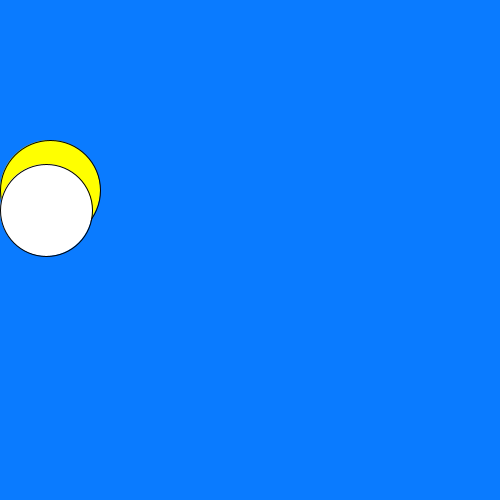
Frame 1 (no input)
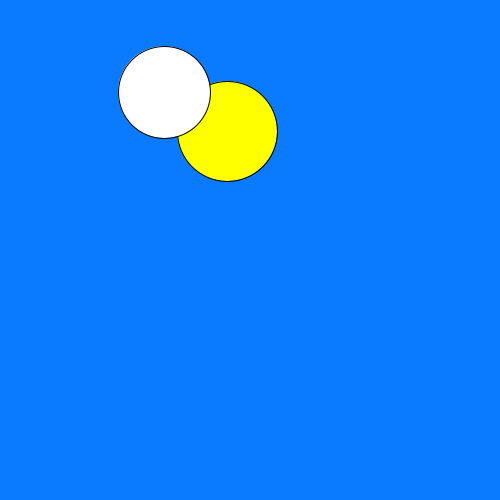
Frame 60 (the mouse pressed at the canvas centre just before this capture)
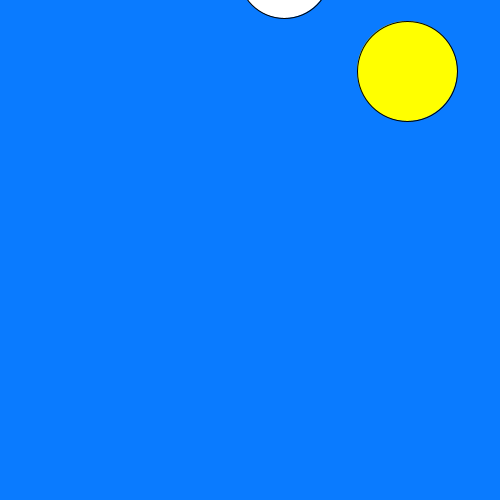
Frame 120 (the mouse held since frame 60 and released just before this capture)

The Processing sketch that drew these frames (run headless with seeded random() and noise(); from frame 60 on, the mouse is pressed at the canvas centre):

// Processing sketch: Eclipse
// ── Eclipse.pde
color green = color(255, 255, 0);
color white = color(255, 255, 255);

CelestialObject sun;
CelestialObject moon;

void setup() {
  size(500,500);
  sun = new CelestialObject(3, -1, 50, green, 50, 190);
  moon = new CelestialObject(2, -2, 46, white, 46, 210);
}



void draw() {
  background(10,123,255);
  sun.draw();
  sun.move();
  moon.draw();
  moon.move();
}
// ── CelestialObject.pde
public class CelestialObject {

  int Xspeed;
  int Yspeed;
  color Color;
  int X;
  int Y;
  int radius;

  public CelestialObject (int Xspeed, int Yspeed, int radius, color Color, int X, int Y) {

    this.Xspeed = Xspeed;
    this.Yspeed = Yspeed;
    this.radius = radius;
    this.Color = Color;
    this. X = X;
    this. Y = Y;
  }

  public void draw() {
    fill(Color);
    ellipse(X,Y,radius*2,radius*2);
  }

  public void move() {
    X = Xspeed + X;
    Y = Yspeed + Y;
  }
}
